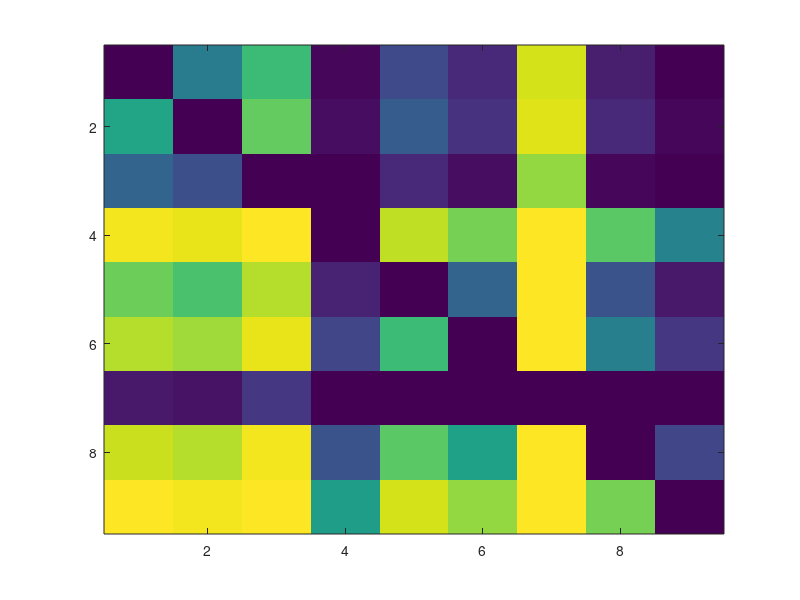

MATLAB code for this plot: (Note: this script raises an error after producing the figure.)
clc;
clear;
close all;

% algorithm score:acc or nmi
scores = [45.53	46.11	44.20	51.25	47.62	49.00	41.47	49.47	51.68];
methods = {'LRR', 'SSC', 'BDR', 'DLRRDP', 'AWNLRR', 'KBDR', 'LRRAGR', 'SASC','OURS'};

% Assumed standard deviation
sigma = 2;  % 

n = length(scores);
prob_matrix = zeros(n, n);

% Calculate the probability of winning for each pair of algorithms
for i = 1:n
    for j = 1:n
        if i ~= j
            % Cumulative Distribution Function (CDF) for the difference of normal distributions
            prob_matrix(i, j) = normcdf(scores(i) - scores(j), 0, sqrt(2) * sigma);
        else
            prob_matrix(i, j) = 0; % The diagonal line denotes self to self, set to 1
        end
    end
end


figure;
imagesc(prob_matrix);  

colormap(slanCM(53:100));       
colorbar;             

% Setting the axes
xticks(1:n);
yticks(1:n);
xticklabels(methods);
yticklabels(methods);

% Add title and tags
title('the Bayesian signed rank test on the Semeion');
 %xlabel('(a) ACC');
xlabel('(b) NMI');

% Adjusting the colour range
clim([0, 1]);

% 在热图上显示具体的数值
for i = 1:n
    for j = 1:n
        % 判断字体颜色
        if prob_matrix(i, j) > 0.5
            textColor = 'white'; % 大于0.5使用白色
        else
            textColor = 'black'; % 小于或等于0.5使用黑色
        end
        
        % 显示每个网格的概率数值
        text(j, i, sprintf('%.2f', prob_matrix(i, j)), ...
            'HorizontalAlignment', 'center', 'VerticalAlignment', 'middle', 'Color', textColor);
    end
end
% 设置保存路径
savePath = 'C:\Users\zgt\Desktop\DMSLEGE\byss2'; % 修改此路径

% 保存为600 DPI的图像
print(savePath, '-dpng', '-r600'); % 保存为PNG格式，600 DPI